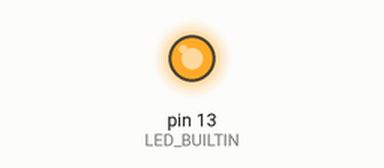
Simulated run of this sketch. Board: Arduino Uno, built with avr-gcc and run on an emulated ATmega328P. Shown: output pins drawn as LEDs (lit = HIGH).

Above: at 0.2 s.
At 20.8 s:
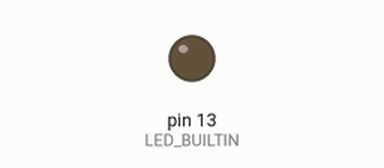
Timing chart, 0 to 23.4 s (numbered marks = the images above):
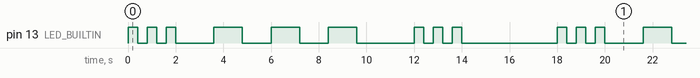

Measured:
- by itself, pin 13 (LED_BUILTIN): repeats every 18.0 s: 2 × (LOW 0.40 s, HIGH 0.40 s), LOW 1.6 s, 2 × (HIGH 1.2 s, LOW 1.2 s), HIGH 1.2 s, LOW 2.4 s, 2 × (HIGH 0.40 s, LOW 0.40 s), HIGH 0.40 s, LOW 4.0 s, HIGH 0.40 s
- by itself, everything shown: repeats every 18.0 s, in 18 steps

The sketch:

Tres.ino
```cpp
void setup() {
  pinMode(LED_BUILTIN, OUTPUT);
}

void loop() {
  int i;

  for (i = 0; i < 3; i++) {
    digitalWrite(LED_BUILTIN, HIGH);
    delay(400);
    digitalWrite(LED_BUILTIN, LOW);
    delay(400);
  }

  delay(1200);

  for (i = 0; i < 3; i++) {
    digitalWrite(LED_BUILTIN, HIGH);
    delay(1200);
    digitalWrite(LED_BUILTIN, LOW);
    delay(1200);
  }

  delay(1200);

  for (i = 0; i < 3; i++) {
    digitalWrite(LED_BUILTIN, HIGH);
    delay(400);
    digitalWrite(LED_BUILTIN, LOW);
    delay(400);
  }

  delay(3600);
}
```
